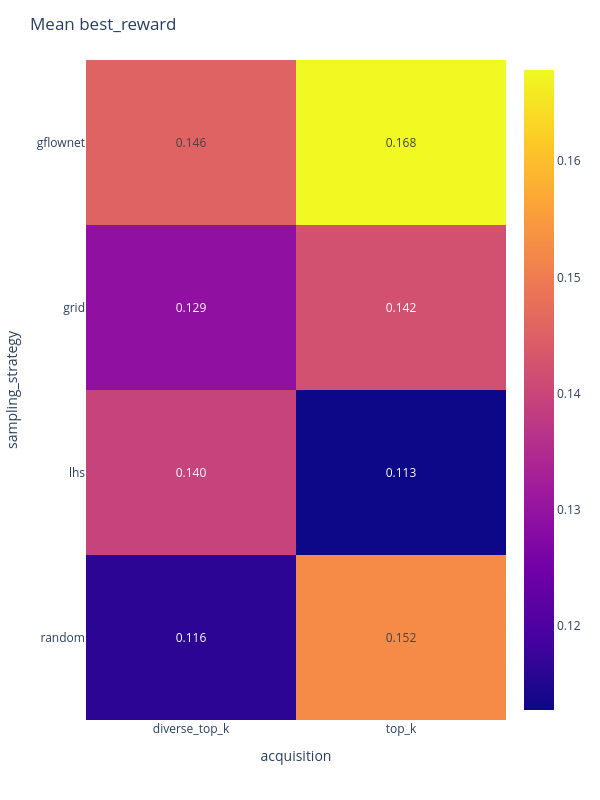

The cell this chart's notebook holds for it:
### Code cell
plot_reward_heatmap(metrics, metric="best_reward")

### Figure 1 — Plotly figure (JSON) as saved in the notebook; plotly's stock layout.template omitted (floating-point values rounded to 4 significant figures)
{"data": [{"coloraxis": "coloraxis", "hovertemplate": "acquisition: %{x}<br>sampling_strategy: %{y}<br>color: %{z}<extra></extra>", "name": "0", "texttemplate": "%{z:.3f}", "type": "heatmap", "x": ["diverse_top_k", "top_k"], "xaxis": "x", "y": ["gflownet", "grid", "lhs", "random"], "yaxis": "y", "z": [[0.1455, 0.1679], [0.1292, 0.1422], [0.1396, 0.1127], [0.1162, 0.1524]]}], "layout": {"coloraxis": {"autocolorscale": false, "colorscale": [[0, "#0d0887"], [0.1111, "#46039f"], [0.2222, "#7201a8"], [0.3333, "#9c179e"], [0.4444, "#bd3786"], [0.5556, "#d8576b"], [0.6667, "#ed7953"], [0.7778, "#fb9f3a"], [0.8889, "#fdca26"], [1, "#f0f921"]]}, "height": 800, "margin": {"t": 60}, "title": {"text": "Mean best_reward"}, "width": 600, "xaxis": {"anchor": "y", "domain": [0, 1], "title": {"text": "acquisition"}}, "yaxis": {"anchor": "x", "autorange": "reversed", "domain": [0, 1], "title": {"text": "sampling_strategy"}}}}
